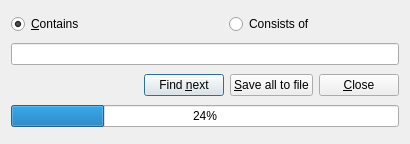
<ui version="4.0" >
 <class>SearchDialog</class>
 <widget class="QDialog" name="SearchDialog" >
  <property name="geometry" >
   <rect>
    <x>0</x>
    <y>0</y>
    <width>410</width>
    <height>144</height>
   </rect>
  </property>
  <property name="windowTitle" >
   <string>Word Searching</string>
  </property>
  <layout class="QGridLayout" >
   <item row="0" column="0" colspan="2" >
    <widget class="QRadioButton" name="radioButton" >
     <property name="text" >
      <string>&amp;Contains</string>
     </property>
     <property name="checked" >
      <bool>true</bool>
     </property>
    </widget>
   </item>
   <item row="0" column="2" >
    <widget class="QRadioButton" name="radioButton_2" >
     <property name="text" >
      <string>Consists of</string>
     </property>
    </widget>
   </item>
   <item row="1" column="0" colspan="4" >
    <widget class="QLineEdit" name="lineEdit" />
   </item>
   <item row="2" column="0" >
    <spacer>
     <property name="orientation" >
      <enum>Qt::Horizontal</enum>
     </property>
     <property name="sizeHint" stdset="0" >
      <size>
       <width>40</width>
       <height>20</height>
      </size>
     </property>
    </spacer>
   </item>
   <item row="2" column="1" colspan="3" >
    <layout class="QHBoxLayout" >
     <item>
      <widget class="QPushButton" name="pushButton" >
       <property name="text" >
        <string>Find &amp;next</string>
       </property>
      </widget>
     </item>
     <item>
      <widget class="QPushButton" name="pushButton_3" >
       <property name="text" >
        <string>&amp;Save all to file</string>
       </property>
      </widget>
     </item>
     <item>
      <widget class="QPushButton" name="pushButton_2" >
       <property name="text" >
        <string>&amp;Close</string>
       </property>
      </widget>
     </item>
    </layout>
   </item>
   <item row="3" column="0" colspan="4" >
    <widget class="QProgressBar" name="progressBar" >
     <property name="value" >
      <number>24</number>
     </property>
     <property name="orientation" >
      <enum>Qt::Horizontal</enum>
     </property>
    </widget>
   </item>
  </layout>
 </widget>
 <tabstops>
  <tabstop>lineEdit</tabstop>
  <tabstop>radioButton_2</tabstop>
  <tabstop>radioButton</tabstop>
  <tabstop>pushButton</tabstop>
  <tabstop>pushButton_3</tabstop>
  <tabstop>pushButton_2</tabstop>
 </tabstops>
 <resources/>
 <connections>
  <connection>
   <sender>pushButton_2</sender>
   <signal>clicked()</signal>
   <receiver>SearchDialog</receiver>
   <slot>reject()</slot>
   <hints>
    <hint type="sourcelabel" >
     <x>292</x>
     <y>49</y>
    </hint>
    <hint type="destinationlabel" >
     <x>337</x>
     <y>17</y>
    </hint>
   </hints>
  </connection>
 </connections>
</ui>
